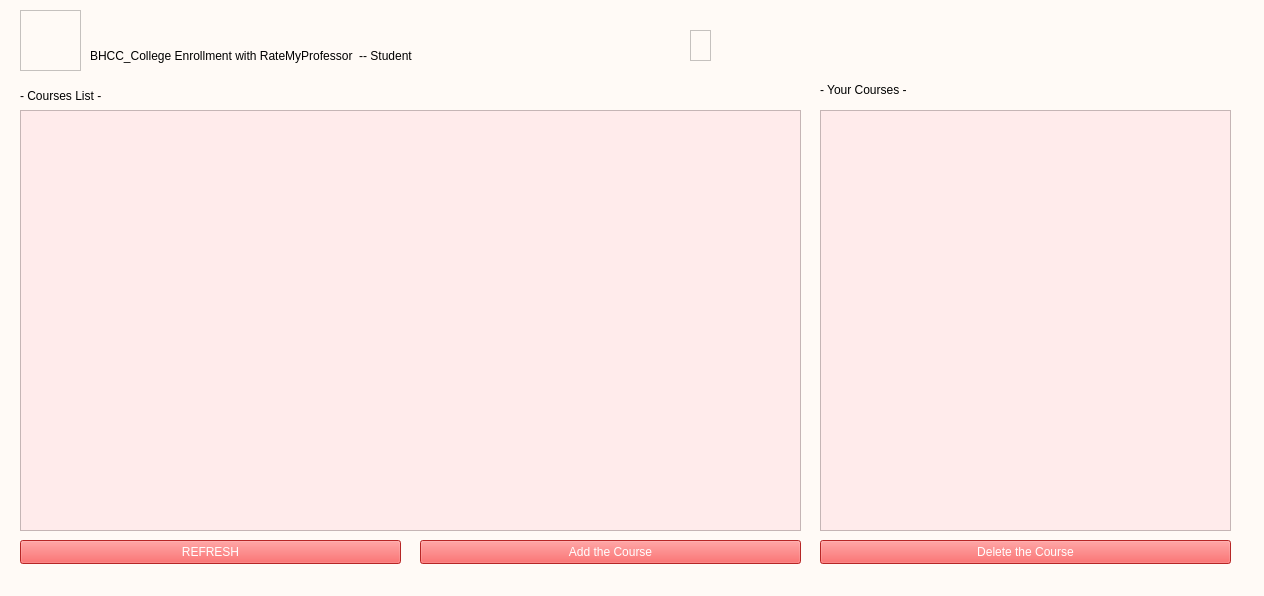
<?xml version="1.0" encoding="UTF-8"?>
<ui version="4.0">
 <class>Student</class>
 <widget class="QMainWindow" name="Student">
  <property name="geometry">
   <rect>
    <x>0</x>
    <y>0</y>
    <width>1264</width>
    <height>596</height>
   </rect>
  </property>
  <property name="windowTitle">
   <string>Student</string>
  </property>
  <property name="styleSheet">
   <string notr="true">background-color: rgb(255, 250, 246);</string>
  </property>
  <widget class="QWidget" name="centralwidget">
   <widget class="QLabel" name="label_2">
    <property name="geometry">
     <rect>
      <x>90</x>
      <y>45</y>
      <width>631</width>
      <height>21</height>
     </rect>
    </property>
    <property name="styleSheet">
     <string notr="true">font: 14pt &quot;Arial&quot;;</string>
    </property>
    <property name="text">
     <string>BHCC_College Enrollment with RateMyProfessor  -- Student</string>
    </property>
   </widget>
   <widget class="QPushButton" name="refreshButton">
    <property name="geometry">
     <rect>
      <x>20</x>
      <y>540</y>
      <width>381</width>
      <height>24</height>
     </rect>
    </property>
    <property name="styleSheet">
     <string notr="true">color: rgb(255, 255, 255);
background-color: rgb(255, 53, 53);</string>
    </property>
    <property name="text">
     <string>REFRESH</string>
    </property>
   </widget>
   <widget class="QLabel" name="label_3">
    <property name="geometry">
     <rect>
      <x>820</x>
      <y>80</y>
      <width>131</width>
      <height>20</height>
     </rect>
    </property>
    <property name="styleSheet">
     <string notr="true">font: 10pt &quot;Arial&quot;;</string>
    </property>
    <property name="text">
     <string>- Your Courses -</string>
    </property>
   </widget>
   <widget class="QPushButton" name="addButton">
    <property name="geometry">
     <rect>
      <x>420</x>
      <y>540</y>
      <width>381</width>
      <height>24</height>
     </rect>
    </property>
    <property name="styleSheet">
     <string notr="true">color: rgb(255, 255, 255);
background-color: rgb(255, 53, 53);</string>
    </property>
    <property name="text">
     <string>Add the Course</string>
    </property>
   </widget>
   <widget class="QLabel" name="label">
    <property name="geometry">
     <rect>
      <x>20</x>
      <y>80</y>
      <width>121</width>
      <height>31</height>
     </rect>
    </property>
    <property name="styleSheet">
     <string notr="true">font: 10pt &quot;Arial&quot;;</string>
    </property>
    <property name="text">
     <string>- Courses List -</string>
    </property>
   </widget>
   <widget class="QTableWidget" name="tableCourses">
    <property name="geometry">
     <rect>
      <x>20</x>
      <y>110</y>
      <width>781</width>
      <height>421</height>
     </rect>
    </property>
    <property name="styleSheet">
     <string notr="true">background-color: rgb(255, 235, 235);</string>
    </property>
   </widget>
   <widget class="QPushButton" name="deleteButton">
    <property name="geometry">
     <rect>
      <x>820</x>
      <y>540</y>
      <width>411</width>
      <height>24</height>
     </rect>
    </property>
    <property name="styleSheet">
     <string notr="true">color: rgb(255, 255, 255);
background-color: rgb(255, 53, 53);</string>
    </property>
    <property name="text">
     <string>Delete the Course</string>
    </property>
   </widget>
   <widget class="QTableWidget" name="tableStudent">
    <property name="geometry">
     <rect>
      <x>820</x>
      <y>110</y>
      <width>411</width>
      <height>421</height>
     </rect>
    </property>
    <property name="styleSheet">
     <string notr="true">background-color: rgb(255, 235, 235);</string>
    </property>
   </widget>
   <widget class="QFrame" name="frame">
    <property name="geometry">
     <rect>
      <x>20</x>
      <y>10</y>
      <width>61</width>
      <height>61</height>
     </rect>
    </property>
    <property name="styleSheet">
     <string notr="true">border-image: url(:/Sources/BHCC.png);</string>
    </property>
    <property name="frameShape">
     <enum>QFrame::StyledPanel</enum>
    </property>
    <property name="frameShadow">
     <enum>QFrame::Raised</enum>
    </property>
   </widget>
   <widget class="QFrame" name="frame_2">
    <property name="geometry">
     <rect>
      <x>690</x>
      <y>30</y>
      <width>21</width>
      <height>31</height>
     </rect>
    </property>
    <property name="styleSheet">
     <string notr="true">border-image: url(:/Sources/user.png);</string>
    </property>
    <property name="frameShape">
     <enum>QFrame::StyledPanel</enum>
    </property>
    <property name="frameShadow">
     <enum>QFrame::Raised</enum>
    </property>
   </widget>
  </widget>
  <widget class="QStatusBar" name="statusbar"/>
 </widget>
 <resources/>
 <connections/>
</ui>
